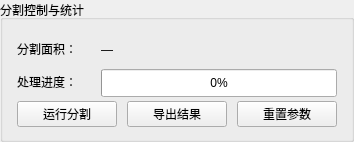
               <widget class="QGroupBox" name="groupBox_segControl">
                <property name="sizePolicy">
                 <sizepolicy hsizetype="Fixed" vsizetype="Fixed">
                  <horstretch>0</horstretch>
                  <verstretch>0</verstretch>
                 </sizepolicy>
                </property>
                <property name="minimumSize">
                 <size>
                  <width>354</width>
                  <height>142</height>
                 </size>
                </property>
                <property name="maximumSize">
                 <size>
                  <width>354</width>
                  <height>142</height>
                 </size>
                </property>
                <property name="title">
                 <string>分割控制与统计</string>
                </property>
                <layout class="QVBoxLayout" name="verticalLayout_segControlRows">
                 <property name="spacing">
                  <number>6</number>
                 </property>
                 <property name="leftMargin">
                  <number>10</number>
                 </property>
                 <property name="topMargin">
                  <number>16</number>
                 </property>
                 <property name="rightMargin">
                  <number>10</number>
                 </property>
                 <property name="bottomMargin">
                  <number>12</number>
                 </property>
                 <item>
                  <layout class="QHBoxLayout" name="horizontalLayout_segArea">
                   <property name="spacing">
                    <number>6</number>
                   </property>
                   <property name="leftMargin">
                    <number>0</number>
                   </property>
                   <property name="topMargin">
                    <number>0</number>
                   </property>
                   <property name="rightMargin">
                    <number>0</number>
                   </property>
                   <property name="bottomMargin">
                    <number>0</number>
                   </property>
                   <item>
                    <widget class="QLabel" name="labelArea">
                     <property name="minimumSize">
                      <size>
                       <width>74</width>
                       <height>24</height>
                      </size>
                     </property>
                     <property name="maximumSize">
                      <size>
                       <width>74</width>
                       <height>24</height>
                      </size>
                     </property>
                     <property name="text">
                      <string>分割面积：</string>
                     </property>
                    </widget>
                   </item>
                   <item>
                    <widget class="QLabel" name="labelAreaValue">
                     <property name="minimumSize">
                      <size>
                       <width>236</width>
                       <height>28</height>
                      </size>
                     </property>
                     <property name="maximumSize">
                      <size>
                       <width>236</width>
                       <height>28</height>
                      </size>
                     </property>
                     <property name="text">
                      <string>—</string>
                     </property>
                    </widget>
                   </item>
                  </layout>
                 </item>
                 <item>
                  <layout class="QHBoxLayout" name="horizontalLayout_segProgress">
                   <property name="spacing">
                    <number>6</number>
                   </property>
                   <property name="leftMargin">
                    <number>0</number>
                   </property>
                   <property name="topMargin">
                    <number>0</number>
                   </property>
                   <property name="rightMargin">
                    <number>0</number>
                   </property>
                   <property name="bottomMargin">
                    <number>0</number>
                   </property>
                   <item>
                    <widget class="QLabel" name="labelProgress">
                     <property name="minimumSize">
                      <size>
                       <width>74</width>
                       <height>24</height>
                      </size>
                     </property>
                     <property name="maximumSize">
                      <size>
                       <width>74</width>
                       <height>24</height>
                      </size>
                     </property>
                     <property name="text">
                      <string>处理进度：</string>
                     </property>
                    </widget>
                   </item>
                   <item>
                    <widget class="QProgressBar" name="progressBar">
                     <property name="minimumSize">
                      <size>
                       <width>236</width>
                       <height>28</height>
                      </size>
                     </property>
                     <property name="maximumSize">
                      <size>
                       <width>236</width>
                       <height>28</height>
                      </size>
                     </property>
                     <property name="value">
                      <number>0</number>
                     </property>
                    </widget>
                   </item>
                  </layout>
                 </item>
                 <item>
                  <layout class="QHBoxLayout" name="horizontalLayout_segActions">
                   <property name="spacing">
                    <number>6</number>
                   </property>
                   <property name="leftMargin">
                    <number>0</number>
                   </property>
                   <property name="topMargin">
                    <number>0</number>
                   </property>
                   <property name="rightMargin">
                    <number>0</number>
                   </property>
                   <property name="bottomMargin">
                    <number>0</number>
                   </property>
                   <item>
                    <widget class="QPushButton" name="btnRun">
                     <property name="minimumSize">
                      <size>
                       <width>100</width>
                       <height>26</height>
                      </size>
                     </property>
                     <property name="maximumSize">
                      <size>
                       <width>100</width>
                       <height>32</height>
                      </size>
                     </property>
                     <property name="text">
                      <string>运行分割</string>
                     </property>
                    </widget>
                   </item>
                   <item>
                    <widget class="QPushButton" name="btnExport">
                     <property name="minimumSize">
                      <size>
                       <width>100</width>
                       <height>26</height>
                      </size>
                     </property>
                     <property name="maximumSize">
                      <size>
                       <width>100</width>
                       <height>32</height>
                      </size>
                     </property>
                     <property name="text">
                      <string>导出结果</string>
                     </property>
                    </widget>
                   </item>
                   <item>
                    <widget class="QPushButton" name="btnReset">
                     <property name="minimumSize">
                      <size>
                       <width>100</width>
                       <height>26</height>
                      </size>
                     </property>
                     <property name="maximumSize">
                      <size>
                       <width>100</width>
                       <height>32</height>
                      </size>
                     </property>
                     <property name="text">
                      <string>重置参数</string>
                     </property>
                    </widget>
                   </item>
                  </layout>
                 </item>
                </layout>
               </widget>
